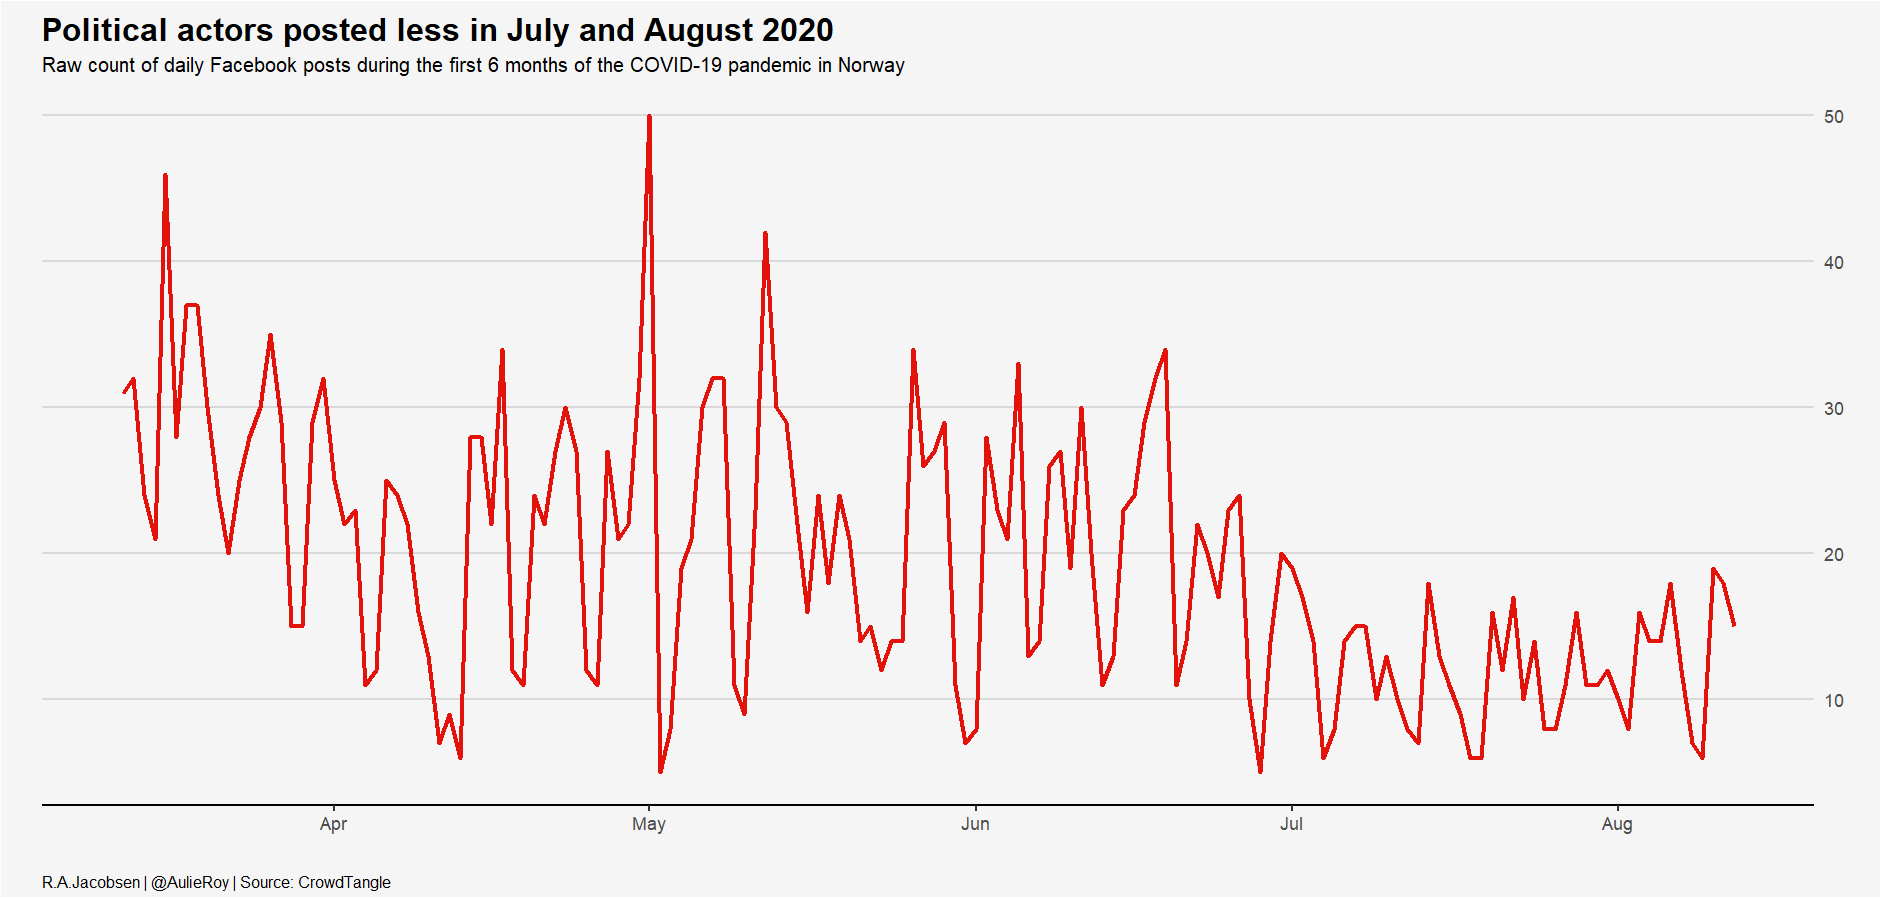

Generate this figure with R:

# Data from Facebook extracted using CrowdTangle
# Limited to Norwegian political actors during the first two months of the COVID-19 pandemic
# Code by: R.A.Jacobsen | @AulieRoy

# Load libraries  
library(tidyverse)
library(readxl)

# Load data 
facebook <- read_xlsx("facebook_politik.xlsx")

# Wrangle data 
facebook <- 
  facebook %>% 
  janitor::clean_names()

facebook_covid_norway <- 
  facebook %>% 
  filter(page_admin_top_country == "NO") %>% 
  filter(post_created_date > "2020-03-12" & post_created_date < "2020-08-13") %>% 
  group_by(post_created_date) %>% 
  summarize(n = n())

# Plot text 
title <- "Political actors posted less in July and August 2020"
subtitle <- "Raw count of daily Facebook posts during the first 6 months of the COVID-19 pandemic in Norway"
caption <- "R.A.Jacobsen | @AulieRoy | Source: CrowdTangle"

# Plot 
facebook_covid_norway %>% 
  ggplot(aes(x = post_created_date, y = n)) + 
  geom_line(color = "#E3120B", size = 1) + 
  scale_y_continuous(sec.axis = dup_axis()) + 
  labs(
    x = "", 
    y = "", 
    title = title, 
    subtitle = subtitle, 
    caption = caption
  ) + 
  theme(axis.line.y.left = element_blank(),
        axis.text.y.left = element_blank(),
        axis.ticks.y = element_blank(), 
        axis.line.x = element_line(), 
        axis.ticks.x = element_line(), 
        panel.grid.major.y = element_line(color = "#D9D9D9"), 
        panel.grid.minor.y = element_blank(), 
        panel.grid.minor.x = element_blank(), 
        panel.grid.major.x = element_blank(),
        panel.background = element_rect(fill = "#F5F5F5"),
        plot.background = element_rect(fill = "#F5F5F5"), 
        plot.title = element_text(family = "Milo TE", size = 16, face = "bold", hjust = 0, vjust = 0), 
        plot.subtitle = element_text(family = "Milo TE", size = 10, hjust = 0, vjust = 0), 
        plot.caption = element_text(family = "Milo TE", size = 8, hjust = 0, vjust = 0))
